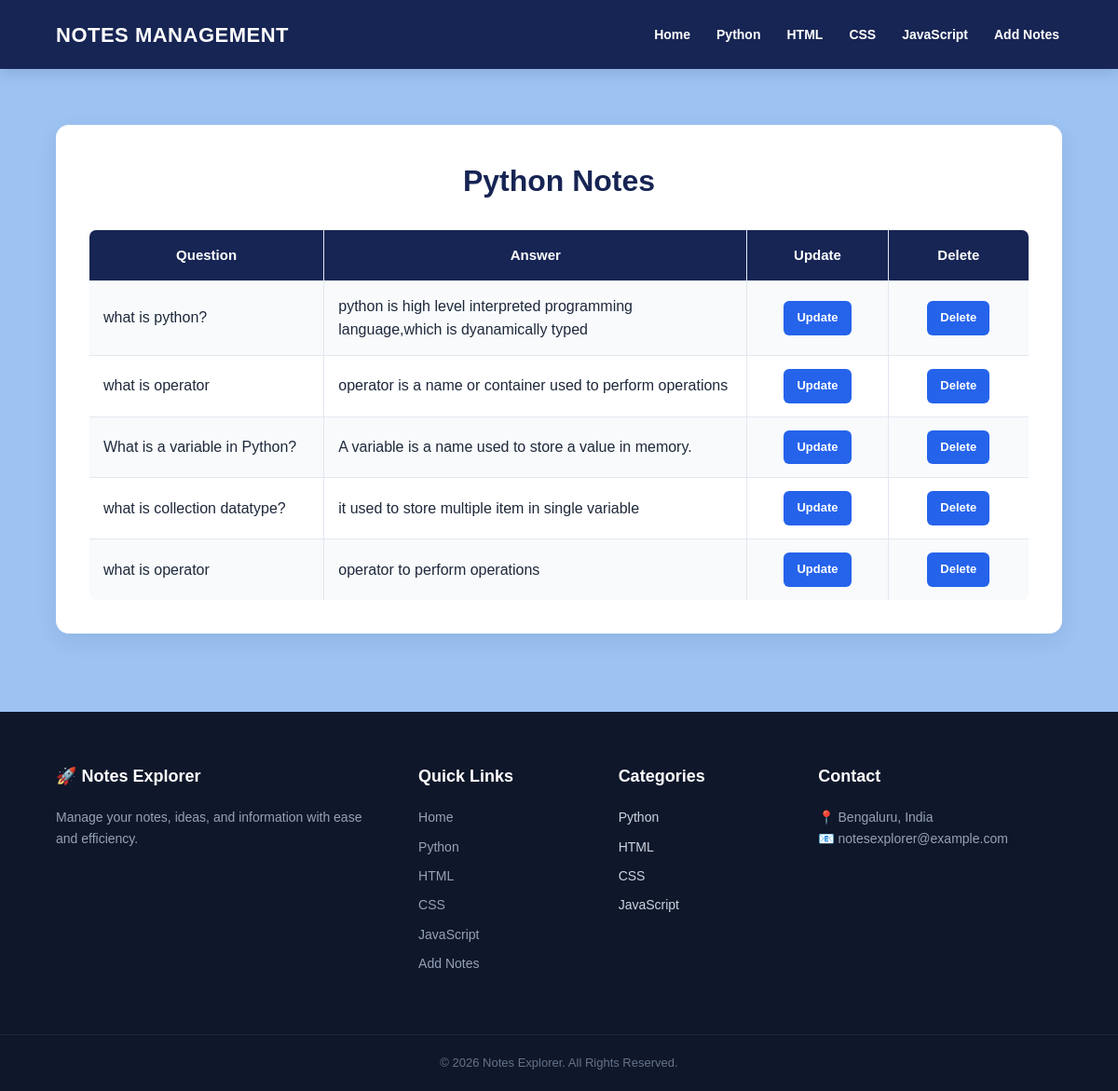
The page /notes_app/multiple/ on the database its author committed.
### notes_app/models.py (models this page shows, shortened)
class python(models.Model):
    question=models.CharField(max_length=200)
    answer=models.CharField(max_length=200)

### notes_app/views.py (the view)
# urls.py: path('multiple/', views.multiple, name='multiple'),
def multiple(request):
    a = notes.objects.all()
    return render(request, 'multiple.html', {'aa': a})

### templates/multiple.html (shortened to what this page needs)
{% extends 'index.html' %}
{% block content %}
<section class="notes-section">
    <h2>Python Notes</h2>
    <table border="2">
        <tr>
            <th>Question</th>
            <th>Answer</th>
            <th>Update</th>
            <th>Delete</th>
        </tr>
        {% for i in aa %}
        <tr>
            <td>
                {{ i.question }}
            </td>
            <td>
                {{ i.answer }}
            </td>
            <td>
                <a href="{% url 'update' i.pk %}">
                    Update
                </a>
            </td>
            <td>
                <a href="{% url 'delete' i.pk %}">
                    Delete
                </a>
            </td>
        </tr>
        {% empty %}
        <tr>
            <td colspan="4">
                No notes found.
            </td>
        </tr>
        {% endfor %}
    </table>
</section>
{% endblock content %}

### templates/index.html (shortened to what this page needs)
{% load static %}
<!DOCTYPE html>
<html lang="en">
<head>
    <link rel="stylesheet" href="{% static 'css/style.css' %}">
</head>
<body>
<header class="header">
    <div class="header-container">
        <div class="logo">
            NOTES MANAGEMENT
        </div>
        <nav class="navbar">
            <a href="{% url 'home' %}">Home</a>
            <a href="{% url 'multiple' %}">Python</a>
            <a href="{% url 'html' %}">HTML</a>
            <a href="{% url 'css' %}">CSS</a>
            <a href="{% url 'javascript' %}">JavaScript</a>
            <a href="{% url 'forms' %}">Add Notes</a>
        </nav>
    </div>
</header>
<main>
    {% block content %}
    {% endblock content %}
</main>
<footer class="footer">
    <div class="footer-container">
        <div class="footer-grid">
            <div class="footer-section">
                <h3>🚀 Notes Explorer</h3>
                <p>
                    Manage your notes, ideas, and information
                    with ease and efficiency.
                </p>
            </div>
            <div class="footer-section">
                <h3>Quick Links</h3>
                <ul>
                    <li>
                        <a href="{% url 'home' %}">
                            Home
                        </a>
                    </li>
                    <li>
                        <a href="{% url 'multiple' %}">
                            Python
                        </a>
                    </li>
                    <li>
                        <a href="{% url 'html' %}">
                            HTML
                        </a>
                    </li>
                    <li>
                        <a href="{% url 'css' %}">
                            CSS
                        </a>
                    </li>
                    <li>
                        <a href="{% url 'javascript' %}">
                            JavaScript
                        </a>
                    </li>
                    <li>
                        <a href="{% url 'forms' %}">
                            Add Notes
                        </a>
                    </li>
                </ul>
            </div>
            <div class="footer-section">
                <h3>Categories</h3>
                <ul>
                    <li>Python</li>
                    <li>HTML</li>
                    <li>CSS</li>
                    <li>JavaScript</li>
                </ul>
            </div>
            <div class="footer-section">
                <h3>Contact</h3>
                <p>📍 Bengaluru, India</p>
                <p>📧 notesexplorer@example.com</p>
            </div>
        </div>
    </div>
    <div class="footer-bottom">
        <p>
            &copy; 2026 Notes Explorer.
            All Rights Reserved.
        </p>
    </div>
</footer>
</body>
</html>

### static/css/style.css (style rules this page uses)
* { margin: 0; padding: 0; box-sizing: border-box; }
html { scroll-behavior: smooth; }
body { font-family: Arial, Helvetica, sans-serif; background-color: #9dc3f3; color: #1e293b; line-height: 1.6; }
.header { background-color: #172554; color: white; padding: 18px 0; box-shadow: 0 3px 15px rgba(15, 23, 42, 0.15); position: sticky; top: 0; z-index: 1000; }
.header-container { width: 90%; max-width: 1400px; margin: auto; display: flex; align-items: center; justify-content: space-between; gap: 25px; }
.logo { font-size: 22px; font-weight: bold; letter-spacing: 0.5px; white-space: nowrap; }
.navbar { display: flex; align-items: center; justify-content: center; gap: 22px; flex-wrap: wrap; }
.navbar a { color: white; text-decoration: none; font-size: 14px; font-weight: bold; padding: 8px 3px; position: relative; transition: 0.3s; }
.navbar a::after { content: ""; position: absolute; left: 0; bottom: 0; width: 0; height: 2px; background-color: #38bdf8; transition: 0.3s; }
main { min-height: 70vh; }
.notes-section { width: 90%; max-width: 1200px; margin: 60px auto; padding: 35px; background-color: white; border-radius: 14px; box-shadow: 0 8px 25px rgba(15, 23, 42, 0.08); }
.notes-section h2 { color: #172554; font-size: 32px; margin-bottom: 25px; text-align: center; }
.notes-section table { width: 100%; border-collapse: collapse; background-color: white; border-radius: 8px; overflow: hidden; border: 1px solid #e2e8f0; }
.notes-section th { background-color: #172554; color: white; padding: 15px; text-align: center; font-size: 15px; border: 1px solid #e2e8f0; }
.notes-section td { padding: 14px 15px; text-align: left; vertical-align: middle; border: 1px solid #e2e8f0; }
.notes-section tr:nth-child(even) { background-color: #f8fafc; }
.notes-section th:nth-child(1), .notes-section td:nth-child(1) { width: 25%; }
.notes-section th:nth-child(2), .notes-section td:nth-child(2) { width: 45%; }
.notes-section th:nth-child(3), .notes-section td:nth-child(3) { width: 15%; text-align: center; }
.notes-section th:nth-child(4), .notes-section td:nth-child(4) { width: 15%; text-align: center; }
.notes-section td a { display: inline-block; background-color: #2563eb; color: white; padding: 8px 14px; border-radius: 6px; text-decoration: none; font-weight: bold; font-size: 13px; transition: 0.3s; }
.footer { background-color: #0f172a; color: #cbd5e1; margin-top: 70px; }
.footer-container { width: 90%; max-width: 1200px; margin: auto; padding: 55px 0; }
.footer-grid { display: grid; grid-template-columns: 2fr 1fr 1fr 1.5fr; gap: 40px; }
.footer-section h3 { color: white; margin-bottom: 18px; font-size: 18px; }
.footer-section p { font-size: 14px; color: #94a3b8; }
.footer-section ul { list-style: none; }
.footer-section li { margin-bottom: 9px; font-size: 14px; }
.footer-section a { color: #94a3b8; text-decoration: none; transition: 0.3s; }
.footer-bottom { border-top: 1px solid #1e293b; text-align: center; padding: 20px; }
.footer-bottom p { color: #64748b; font-size: 13px; }

### rows shown on the page
python: question "what is python?", answer "python is high level interpreted programming language,which is dyanamically typed"
python: question "what is operator", answer "operator is a name or container used to perform operations"
python: question "What is a variable in Python?", answer "A variable is a name used to store a value in memory."
python: question "what is collection datatype?", answer "it used to store multiple item in single variable"
python: question "what is operator", answer "operator to perform operations"
